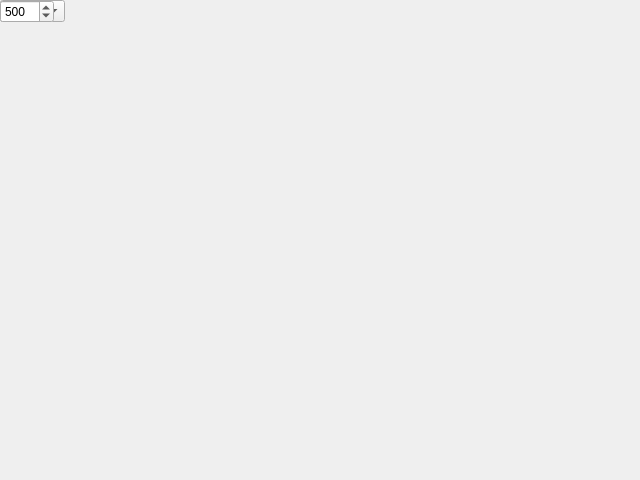
<?xml version="1.0" encoding="UTF-8"?>
<ui version="4.0">
 <class>MainWindow</class>
 <widget class="QMainWindow" name="MainWindow">
  <property name="geometry">
   <rect>
    <x>0</x>
    <y>0</y>
    <width>640</width>
    <height>480</height>
   </rect>
  </property>
  <widget class="QWidget" name="centralwidget">
   <widget class="QLabel" name="lbl_score">
    <property name="text">
     <string>Score: 0</string>
    </property>
   </widget>
   <widget class="QLabel" name="lbl_tiempo">
    <property name="text">
     <string>Tiempo: 0</string>
    </property>
   </widget>
   <widget class="QComboBox" name="cb_color">
    <item><property name="text"><string>yellow</string></property></item>
    <item><property name="text"><string>blue</string></property></item>
    <item><property name="text"><string>red</string></property></item>
   </widget>
   <widget class="QSpinBox" name="sp_tiempo">
    <property name="maximum">
     <number>120</number>
    </property>
    <property name="value">
     <number>30</number>
    </property>
   </widget>
   <widget class="QSpinBox" name="sp_enemigos">
    <property name="maximum">
     <number>20</number>
    </property>
    <property name="value">
     <number>8</number>
    </property>
   </widget>
   <widget class="QSpinBox" name="sp_velocidad">
    <property name="maximum">
     <number>3000</number>
    </property>
    <property name="value">
     <number>500</number>
    </property>
    <property name="singleStep">
     <number>100</number>
    </property>
   </widget>
  </widget>
 </widget>
 <resources/>
 <connections/>
</ui>
